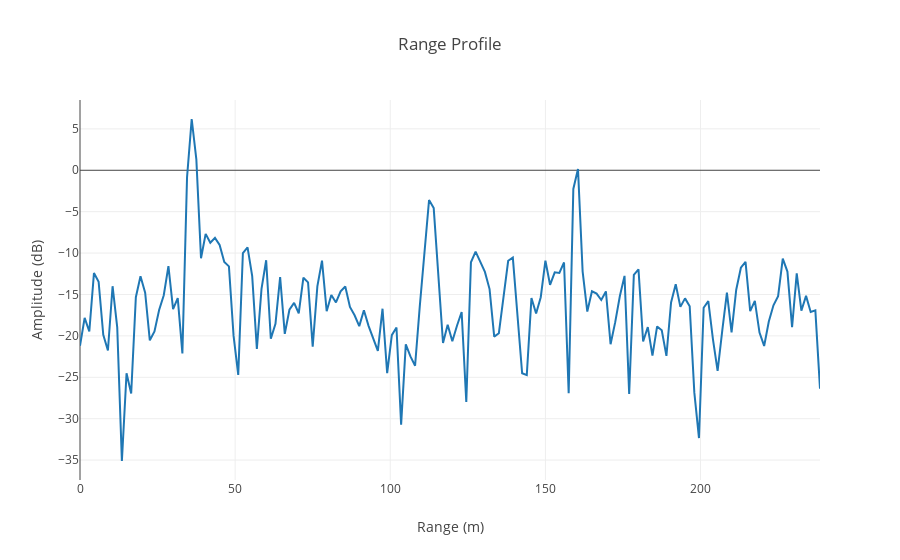

This figure's notebook cell:
### Code cell
temp = np.abs(range_profile[0, :, :])
temp = 20 * np.log10(temp + 0.001)

range_axis = np.linspace(
    0, radar.max_range, radar.receiver.samples_per_pulse, endpoint=False)

doppler_axis = np.linspace(
    0, tx['pulses'], tx['pulses'], endpoint=False)

data = [go.Scatter(x=range_axis, y=temp[0, :])]

layout = go.Layout(
    title='Range Profile',
    xaxis=dict(title='Range (m)'),
    yaxis=dict(title='Amplitude (dB)'),
)

fig = go.Figure(data=data, layout=layout)
iplot(fig, filename='range_profile.html')

### Figure 1 — Plotly figure (JSON) as saved in the notebook; plotly's stock layout.template omitted (floating-point values rounded to 4 significant figures; data arrays with more than 128 entries replaced by an {"elided": "..."} marker saying what was removed)
{"data": [{"type": "scatter", "uid": "1ac9a511-6747-45c1-9801-635ab2db0d28", "x": {"elided": "160 float values"}, "y": {"elided": "160 float values"}}], "layout": {"title": {"text": "Range Profile"}, "xaxis": {"title": {"text": "Range (m)"}}, "yaxis": {"title": {"text": "Amplitude (dB)"}}}}
